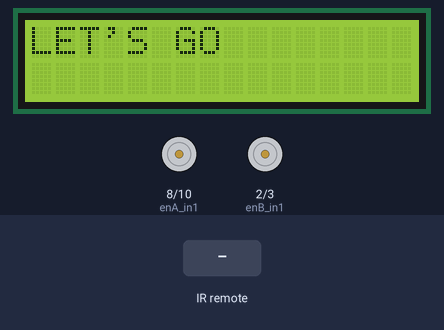
This sketch was run on a simulated Arduino Uno, built with avr-gcc and run on an emulated ATmega328P. Parts: 16×2 character LCD, motor-driver pin pairs drawn as motors (green arrow = first pin HIGH = forward, orange = second pin HIGH = backward, longer = more drive, scaled by the enable pin). The test bench sets the inputs (shaded band). What the sketch prints to the serial monitor is not drawn.

Above: at 1.2 s.
1.3 s: infrared code 0xFD8877 received
At 2.5 s:
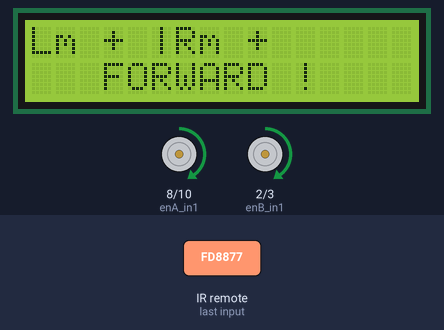
2.8 s: infrared code 0xFD28D7 received
At 3.9 s:
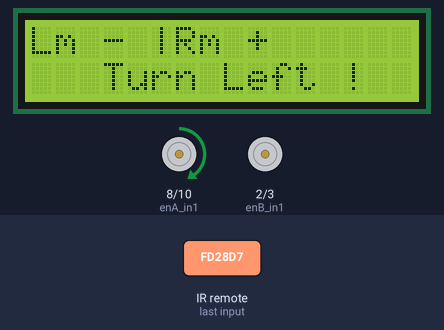
4.3 s: infrared code 0xFDA857 received
At 5.0 s:
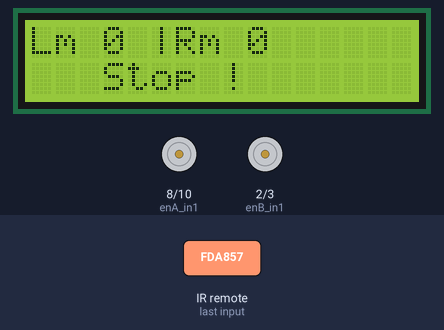
5.8 s: infrared code 0xFD6897 received
At 6.2 s:
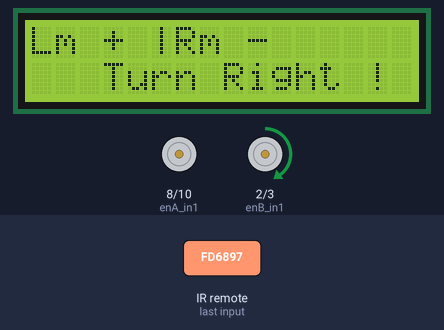
7.3 s: infrared code 0xFD18E7 received
At 8.5 s:
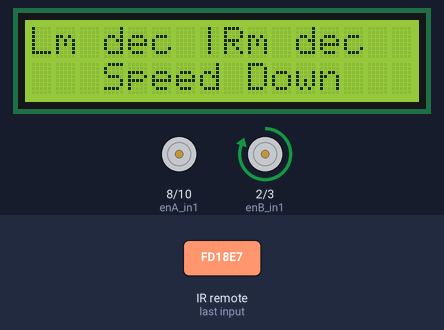
8.8 s: infrared code 0xFD9867 received
At 9.6 s:
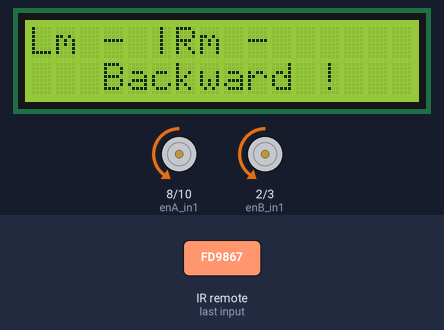
Timing chart, 0 to 11.3 s (numbered marks = the images above; inputs shaded):
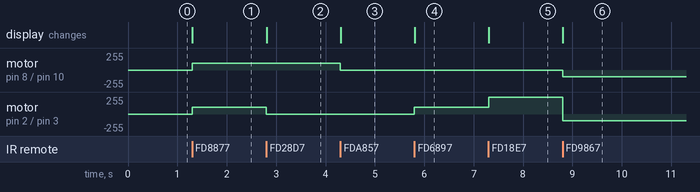

Measured:
- after the input at 1.3 s, motor on pin 8 (enA_in1) / pin 10 (enA_in2), motor on pin 2 (enB_in1) / pin 3 (enB_in2): stopped → forward 100/255 at once; the display: changes at once (image 1)
- after the input at 2.8 s, motor on pin 2 (enB_in1) / pin 3 (enB_in2): forward 100/255 → stopped at once; the display: changes at once (image 2)
- after the input at 4.3 s, motor on pin 8 (enA_in1) / pin 10 (enA_in2): forward 100/255 → stopped at once; the display: changes at once (image 3)
- after the input at 5.8 s, motor on pin 2 (enB_in1) / pin 3 (enB_in2): stopped → forward 100/255 at once; the display: changes at once (image 4)
- after the input at 7.3 s, motor on pin 2 (enB_in1) / pin 3 (enB_in2): forward 100/255 → forward 255/255 at once; the display: changes at once (image 5)
- after the input at 8.8 s, motor on pin 8 (enA_in1) / pin 10 (enA_in2): stopped → backward 100/255 at once; motor on pin 2 (enB_in1) / pin 3 (enB_in2): forward 255/255 → backward 100/255 at once; the display: changes at once (image 6)

The sketch:

DC_motor_control_with_IR_remote.ino
```cpp
#include <IRremote.h>
#include <LiquidCrystal.h>

LiquidCrystal lcd(12,11,7,6,4,13);

//-----------Motor Driver----------
#define enA_in1 8
#define enA_in2 10
#define enA 9

#define enB_in1 2
#define enB_in2 3
#define enB 5

int speed = 100;
//-----------IR Sensor-------------

IRrecv irrecv(0);
decode_results results;
//---------------------------------

void setup(){
  lcd.begin(16,2);
  lcd.print("LET'S GO");

  Serial.begin(9600);
  irrecv.enableIRIn();

  pinMode(enA_in1,OUTPUT);
  pinMode(enA_in2,OUTPUT);
  pinMode(enB_in2,OUTPUT);
  pinMode(enB_in1,OUTPUT);
  pinMode(enA,OUTPUT);
  pinMode(enB,OUTPUT);
}

void loop(){
  if(irrecv.decode(&results)){
    //long int decCode = results.value;
    //Serial.print(results.value);

    switch (results.value){
      case 16580863://Power
      	lcd.clear();
      break;
      case 16615543://Button 2	- Moving Forward
      	move_forward();
      	lcd.clear();
      	lcd.setCursor(0,0);
      	lcd.print("Lm + |Rm +");	//left motor and right motor forward
      	lcd.setCursor(3,1);
      	lcd.print("FORWARD !");
      break;

      case 16591063://Button 4	- Moving Left
      	move_left();
      	lcd.clear();
      	lcd.setCursor(0,0);
      	lcd.print("Lm - |Rm +");
      	lcd.setCursor(3,1);
      	lcd.print("Turn Left !");
      break;

      case 16623703://Button 5	- Stop
      	stop();
      	lcd.clear();
      	lcd.setCursor(0,0);
      	lcd.print("Lm 0 |Rm 0");
      	lcd.setCursor(3,1);
      	lcd.print("Stop !");
      break;

      case 16607383://Button 6	- Moving Right
      	move_right();
      	lcd.clear();
      	lcd.setCursor(0,0);
      	lcd.print("Lm + |Rm -");
      	lcd.setCursor(3,1);
      	lcd.print("Turn Right !");
      	break;

      case 16586983://Button 7	- Reduce Speed
      	reduce_speed();
      	lcd.clear();
      	lcd.setCursor(0,0);
      	lcd.print("Lm dec |Rm dec");
      	lcd.setCursor(3,1);
      	lcd.print("Speed Down");
      break;

      case 16619623://Button 8	- Moving Backward
      	move_backward();
      	lcd.clear();
      	lcd.setCursor(0,0);
      	lcd.print("Lm - |Rm -");
      	lcd.setCursor(3,1);
      	lcd.print("Backward !");
      break;

      case 16603303://Button 9	- Increase Speed
      	increase_speed();
      	lcd.clear();
      	lcd.setCursor(0,0);
      	lcd.print("Lm inc |Rm inc");
      	lcd.setCursor(3,1);
      	lcd.print("Speed Up");
      break;

    }
    irrecv.resume();
  }

}

void move_forward(){
  Serial.println("Forward");
  analogWrite(enA,speed);
  analogWrite(enB,speed);
  //Right Motor
  digitalWrite(enA_in2,LOW);
  digitalWrite(enA_in1,HIGH);

  //Left Motor
  digitalWrite(enB_in1,HIGH);
  digitalWrite(enB_in2,LOW);
}

void move_backward(){
  Serial.println("Backward");
  analogWrite(enA,speed);
  analogWrite(enB,speed);

  //Right Motor
  digitalWrite(enA_in2,HIGH);
  digitalWrite(enA_in1,LOW);

  //Left Motor
  digitalWrite(enB_in2,HIGH);
  digitalWrite(enB_in1,LOW);
}

void move_left(){
  Serial.println("Turning Left");
  analogWrite(enA,speed);
  analogWrite(enB,0);

  //Right Motor
  digitalWrite(enA_in1,HIGH);
  digitalWrite(enA_in2,LOW);

  //Left Motor
  digitalWrite(enB_in2,LOW);
  digitalWrite(enB_in1,LOW);
}
void move_right(){
  Serial.println("Turning Right");
  analogWrite(enB,speed);
  analogWrite(enA,0);

  //Right Motor
  digitalWrite(enA_in1,LOW);
  digitalWrite(enA_in2,LOW);

  //Left Motor
  digitalWrite(enB_in1,HIGH);
  digitalWrite(enB_in2,LOW);
}

void stop(){
  Serial.println("Stop");
  digitalWrite(enA_in1,LOW);
  digitalWrite(enA_in2,LOW);

  digitalWrite(enB_in1,LOW);
  digitalWrite(enB_in2,LOW);
}

void reduce_speed(){
  Serial.println("low");
  speed = speed - 10;
  if(speed < 0) speed = 0;
  digitalWrite(enA,speed);
  digitalWrite(enB,speed);
}
void increase_speed(){
  Serial.println("High");
  speed = speed + 10;
  if(speed > 255) speed = 255;
  digitalWrite(enA,speed);
  digitalWrite(enB,speed);
}
```
